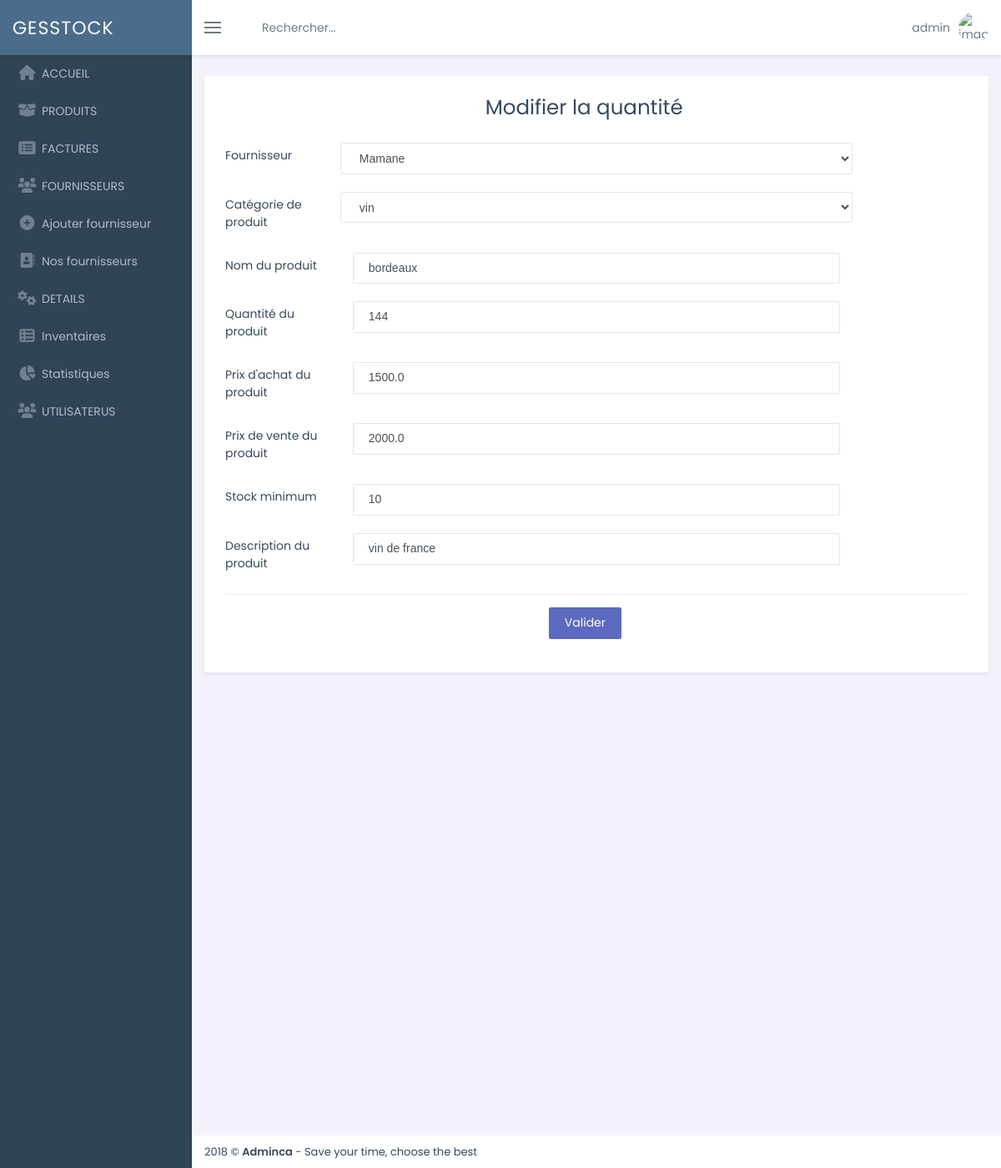
Page /shop/update/produit/10/ (signed in) on the committed database.
### shop/models.py (models this page shows, shortened)
class Produit(models.Model):
    libelleProd  = models.CharField(max_length=100)
    quantite     = models.IntegerField(default=None)
    prixAchat    = models.FloatField(default=None)
    prixVente    = models.FloatField(default=None)
    stock        = models.IntegerField(default=None)
    description  = models.CharField(max_length=150)
    cateProd     = models.ForeignKey(Categorie, on_delete=models.CASCADE)
    fournisseur  = models.ForeignKey(Fournisseur, on_delete=models.CASCADE)
    etatP        = models.BooleanField(null=True)

class Fournisseur(models.Model):
    nomF         = models.CharField(max_length=100)
    prenomF      = models.CharField(max_length=100)
    adresseF     = models.CharField(max_length=50)
    telephone    = models.IntegerField(default=None)
    mail         = models.EmailField(max_length=150,default=True)

class Categorie(models.Model):
    libelleCate = models.CharField(max_length=100)
    etatC       = models.BooleanField(null=True)
    def __str__(self):
        return self.libelleCate

### shop/views.py (the view, shortened to what this page needs)
# urls.py: path('update/produit/<int:id>/', views.update_produits, name='update_produit'),
@login_required
def update_produits(request, id):
    categories = Categorie.objects.all()
    fournisseurs= Fournisseur.objects.all()
    produit     = Produit.objects.get(id=id)
    return render(request, 'shop/modifProd.html', locals())

### shop/templates/shop/modifProd.html (shortened to what this page needs)
{% extends "base.html" %}
{% load static %}
{% block content%}
    <div class="column">
        <section class="panel">
            <div class="panel-body">
                <div class="col-sm-8 ml-sm-auto">
                    <h3>Modifier la quantité</h3>
                </div><br>
                <form action="{% url 'update_produit' produit.id %}" method="post" autocomplete="off">
                    <div class="form-group mb-4 row">
                        <label class="col-sm-2 col-form-label">Fournisseur</label>
                        <select class="form-control col-sm-8" name="fournisseur" id="fournisseur" >
                            <optgroup class="col-sm-8">
                                {% for fournisseur in fournisseurs %}
                                    <option value="{{ fournisseur.id }}" {% if fournisseur.id == produit.fournisseur.id%}selected{% endif %}>
                                        {{ fournisseur.nomF }}
                                    </option>
                                {% endfor %}
                            </optgroup>
                        </select>
                    </div>
                    <div class="form-group mb-4 row">
                        <label class="col-sm-2 col-form-label">Catégorie de produit</label>
                        <select class="form-control col-sm-8" name="cateProd" id="cateProd">
                            <optgroup class="col-sm-8">
                                {% for categorie in categories %}
                                    {% if categorie.etatC == null %}
                                        <option value="{{ categorie.id }}" {% if produit.cateProd.id == categorie.id %}selected{% endif %}>
                                            {{ categorie }}
                                        </option>
                                    {% endif %}
                                {% endfor %}
                            </optgroup>
                        </select>
                    </div>
                    <div class="form-group mb-4 row">
                        <label class="col-sm-2 col-form-label">Nom du produit</label>
                        <div class="col-sm-8">
                            <input type="text" name="libelleProd" id="libelleProd" value="{{ produit.libelleProd}}" placeholder="" class="form-control" required>
                        </div>
                    </div>
                    <div class="form-group mb-4 row">
                        <label class="col-sm-2 col-form-label">Quantité du produit</label>
                        <div class="col-sm-8">
                            <input type="number" name="quantite" id="quantite" value="{{produit.quantite }}" class="form-control" required>
                        </div>
                    </div>
                    <div class="form-group mb-4 row">
                        <label class="col-sm-2 col-form-label">Prix d'achat du produit</label>
                        <div class="col-sm-8">
                            <input type="number" name="prixAchat" id="prixAchat" value="{{produit.prixAchat }}" class="form-control" required>
                        </div>
                    </div>
                    <div class="form-group mb-4 row">
                        <label class="col-sm-2 col-form-label">Prix de vente du produit</label>
                        <div class="col-sm-8">
                            <input type="number" name="prixVente" id="prixVente" value="{{produit.prixVente }}" class="form-control" required>
                        </div>
                    </div>
                    <div class="form-group mb-4 row">
                        <label class="col-sm-2 col-form-label">Stock minimum</label>
                        <div class="col-sm-8">
                            <input type="number" name="stock" id="stock" value="{{produit.stock }}" class="form-control" required>
                        </div>
                    </div>
                    <div class="form-group mb-4 row">
                        <label class="col-sm-2 col-form-label">Description du produit</label>
                        <div class="col-sm-8">
                            <input type="text" name="description" id="description" value="{{produit.description }}" placeholder="" class="form-control" required>
                        </div>
                    </div>
                    <div class="modal-footer">
                        <div class="col-sm-7 ml-sm-auto">
                            <button type="submit" class="btn btn-primary">Valider</button>
                        </div>
                    </div>
                </form>
            </div>
        </section>
    </div>
{% endblock %}

### templates/base.html (shortened to what this page needs)
{% load static %}
<!DOCTYPE html>
<html lang="en">
<head>
    <link href="{% static 'assets/vendors/bootstrap/dist/css/bootstrap.min.css' %}" rel="stylesheet" />
    <link href="{% static 'assets/vendors/font-awesome/css/font-awesome.min.css' %}" rel="stylesheet" />
    <link href="{% static 'assets/vendors/line-awesome/css/line-awesome.min.css' %}" rel="stylesheet" />
    <link href="{% static 'assets/vendors/themify-icons/css/themify-icons.css' %}" rel="stylesheet" />
    <link href="{% static 'assets/vendors/animate.css/animate.min.css' %}" rel="stylesheet" />
    <link href="{% static 'assets/vendors/toastr/toastr.min.css' %}" rel="stylesheet" />
    <link href="{% static 'assets/vendors/bootstrap-select/dist/css/bootstrap-select.min.css' %}" rel="stylesheet" />
    <link href="{% static 'assets/vendors/jvectormap/jquery-jvectormap-2.0.3.css' %}" rel="stylesheet" />
    <link href="{% static 'assets/css/main.min.css' %}" rel="stylesheet" />
    <link href="{% static 'assets/fontawesome/css/fontawesome.css' %}" rel="stylesheet" />
    <link href="{% static 'assets/fontawesome/css/svg-with-js.min.css' %}" rel="stylesheet" />
    <link href="{% static 'assets/fontawesome/css/solid.min.css' %}" rel="stylesheet" />
    <link href="{% static 'assets/vendors/dataTables/datatables.min.css' %}" rel="stylesheet" />
    <link href="{% static 'assets/css/main.min.css' %}" rel="stylesheet" />
    <link href="{% static 'assets/invoice/invoice.css' %}" rel="stylesheet" />
    <link href="{% static 'assets/invoice/gritter.css' %}" rel="stylesheet" />
</head>
<body class="fixed-navbar">
<div class="page-wrapper">
    <header class="header">
        <div class="page-brand">
            <a href="index-2.html">
                <span class="brand">GesSTOCK</span>
            </a>
        </div>
        <div class="flexbox flex-1">
            <ul class="nav navbar-toolbar">
                <li>
                    <a class="nav-link sidebar-toggler js-sidebar-toggler" href="javascript:;">
                        <span class="icon-bar"></span>
                        <span class="icon-bar"></span>
                        <span class="icon-bar"></span>
                    </a>
                </li>
                <li>
                    <a class="nav-link search-toggler js-search-toggler"><i class="ti-search"></i>
                        <span>Rechercher...</span>
                    </a>
                </li>
            </ul>
            <ul class="nav navbar-toolbar">
                <li class="dropdown dropdown-user">
                    <a class="nav-link dropdown-toggle link" data-toggle="dropdown">
                        <span>{{ user.username }}</span>
                        <img src="{% static 'assets/img/users/user.png' %}" alt="image" />
                    </a>
                </li>
            </ul>
        </div>
    </header>
    <nav class="page-sidebar" id="sidebar">
        <div id="sidebar-collapse">
            <ul class="side-menu metismenu">
                <li>
                    <a href="{% url 'index' %}"><i class="sidebar-item-icon fa fa-home"></i>
                        <span class="nav-label">ACCUEIL</span>
                    </a>
                </li>
                <li>
                    <a href="{% url 'addCategorie' %}"><i class="sidebar-item-icon fa fa-box-open"></i>
                        <span class="nav-label">PRODUITS</span>
                    </a>
                </li>
                <li>
                    <a href="{% url 'facliste' %}"><i class="sidebar-item-icon fa fa-list-alt"></i>
                        <span class="nav-label">FACTURES</span>
                    </a>
                </li>
                <li>
                    <a href=""><i class="sidebar-item-icon fa fa-users"></i>
                        <span class="nav-label">FOURNISSEURS</span>
                    </a>
                    <ul class="">
                        <li>
                            <a href="{% url 'addfournisseur' %}"><i class="sidebar-item-icon fa fa-plus-circle"></i>
                                <span class="nav-label">Ajouter fournisseur</span>
                            </a>
                        </li>
                        <li>
                            <a href="{% url 'listFournisseur' %}"><i class="sidebar-item-icon fa fa-address-book"></i>
                                <span class="nav-label">Nos fournisseurs</span>
                            </a>
                        </li>
                    </ul>
                </li>
                <li>
                    <a href=""><i class="sidebar-item-icon fa fa-cogs"></i>
                        <span class="nav-label">DETAILS</span>
                    </a>
                    <ul class="">
                        <li>
                            <a href="{% url 'stock' %}"><i class="sidebar-item-icon fa fa-th-list"></i>
                                <span class="nav-label">Inventaires</span>
                            </a>
                        </li>
                        <li>
                            <a href="{% url 'states' %}"><i class="sidebar-item-icon fa fa-chart-pie"></i>
                                <span class="nav-label">Statistiques</span>
                            </a>
                        </li>
                    </ul>
                </li>
                <li>
                    <a href="{% url 'adduser' %}"><i class="sidebar-item-icon fa fa-users"></i>
                        <span class="nav-label">UTILISATERUS</span>
                    </a>
                </li>
            </ul>
        </div>
    </nav>
    <div class="content-wrapper">
        <div class="page-content fade-in-up">
            <div class="ibox">
                <div class="ibox-body">
                    {% block content %}
                    {% endblock %}
                </div>
            </div>
        </div>
        <footer class="page-footer">
            <div class="font-13">2018 © <b>Adminca</b> - Save your time, choose the best</div>
        </footer>
    </div>
</div>
</body>
</html>

### rows in the picture
Produit: fournisseur "Mamane", cateProd "vin", libelleProd "bordeaux", quantite "144", prixAchat "1500.0", prixVente "2000.0", stock "10", description "vin de france"

### other values in the picture
{{ user.username }} "admin"
